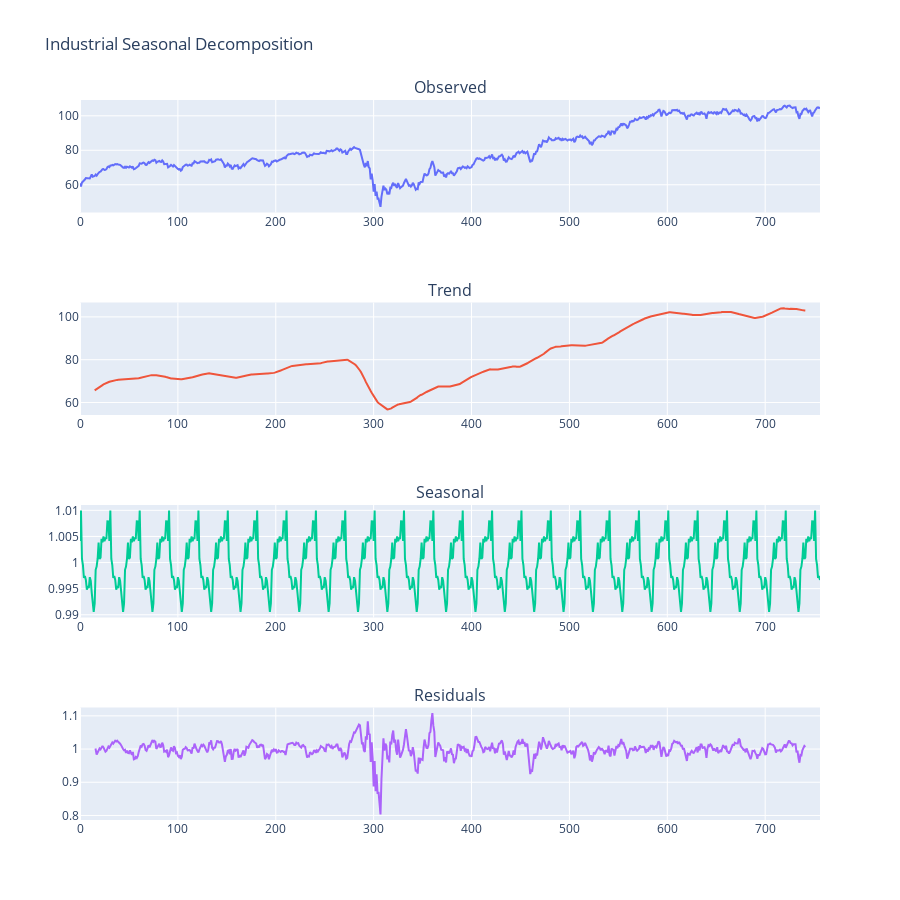

Here is the notebook cell this chart was saved with:
### Code cell
#Looking at trend and seasonality from time series
result = seasonal_decompose(industrial_list, model='multiplicative', freq=30)
industrial_seasonal = plot_seasonal_decompose(result)
industrial_seasonal.update_layout(title='Industrial Seasonal Decomposition')

### Figure 1 — Plotly figure (JSON) as saved in the notebook; plotly's stock layout.template omitted (floating-point values rounded to 4 significant figures; data arrays with more than 128 entries replaced by an {"elided": "..."} marker saying what was removed)
{"data": [{"mode": "lines", "name": "Observed", "type": "scatter", "x": {"elided": "757 int values"}, "xaxis": "x", "y": {"elided": "757 float values"}, "yaxis": "y"}, {"mode": "lines", "name": "Trend", "type": "scatter", "x": {"elided": "757 int values"}, "xaxis": "x2", "y": {"elided": "757 float values"}, "yaxis": "y2"}, {"mode": "lines", "name": "Seasonal", "type": "scatter", "x": {"elided": "757 int values"}, "xaxis": "x3", "y": {"elided": "757 float values"}, "yaxis": "y3"}, {"mode": "lines", "name": "Residual", "type": "scatter", "x": {"elided": "757 int values"}, "xaxis": "x4", "y": {"elided": "757 float values"}, "yaxis": "y4"}], "layout": {"annotations": [{"font": {"size": 16}, "showarrow": false, "text": "Observed", "x": 0.5, "xanchor": "center", "xref": "paper", "y": 1, "yanchor": "bottom", "yref": "paper"}, {"font": {"size": 16}, "showarrow": false, "text": "Trend", "x": 0.5, "xanchor": "center", "xref": "paper", "y": 0.7188, "yanchor": "bottom", "yref": "paper"}, {"font": {"size": 16}, "showarrow": false, "text": "Seasonal", "x": 0.5, "xanchor": "center", "xref": "paper", "y": 0.4375, "yanchor": "bottom", "yref": "paper"}, {"font": {"size": 16}, "showarrow": false, "text": "Residuals", "x": 0.5, "xanchor": "center", "xref": "paper", "y": 0.1562, "yanchor": "bottom", "yref": "paper"}], "height": 900, "margin": {"t": 100}, "showlegend": false, "title": {"text": "Industrial Seasonal Decomposition"}, "xaxis": {"anchor": "y", "domain": [0, 1]}, "xaxis2": {"anchor": "y2", "domain": [0, 1]}, "xaxis3": {"anchor": "y3", "domain": [0, 1]}, "xaxis4": {"anchor": "y4", "domain": [0, 1]}, "yaxis": {"anchor": "x", "domain": [0.8438, 1]}, "yaxis2": {"anchor": "x2", "domain": [0.5625, 0.7188]}, "yaxis3": {"anchor": "x3", "domain": [0.2812, 0.4375]}, "yaxis4": {"anchor": "x4", "domain": [0, 0.1562]}}}
